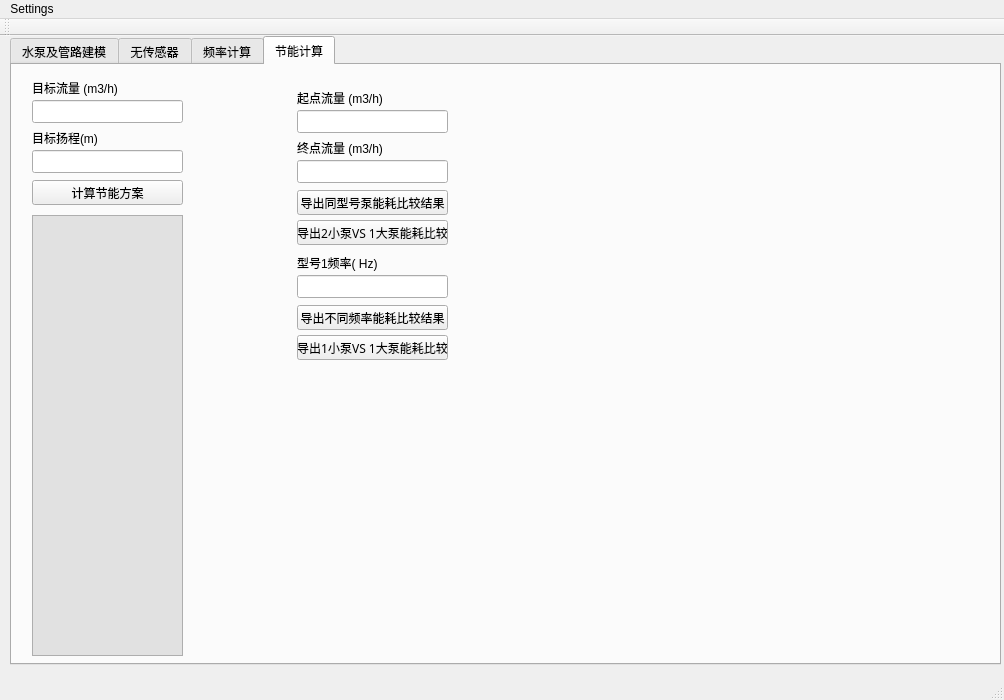
<?xml version="1.0" encoding="UTF-8"?>
<ui version="4.0">
 <class>MainWindow</class>
 <widget class="QMainWindow" name="MainWindow">
  <property name="geometry">
   <rect>
    <x>0</x>
    <y>0</y>
    <width>1004</width>
    <height>700</height>
   </rect>
  </property>
  <property name="windowTitle">
   <string>Pumping System Curver</string>
  </property>
  <widget class="QWidget" name="centralWidget">
   <widget class="QTabWidget" name="tabWidget">
    <property name="geometry">
     <rect>
      <x>10</x>
      <y>0</y>
      <width>991</width>
      <height>629</height>
     </rect>
    </property>
    <property name="sizePolicy">
     <sizepolicy hsizetype="Preferred" vsizetype="Preferred">
      <horstretch>0</horstretch>
      <verstretch>0</verstretch>
     </sizepolicy>
    </property>
    <property name="font">
     <font>
      <family>微软雅黑</family>
     </font>
    </property>
    <property name="currentIndex">
     <number>3</number>
    </property>
    <widget class="QWidget" name="tab">
     <attribute name="title">
      <string>水泵及管路建模</string>
     </attribute>
     <widget class="MyCustomPlot" name="customPlot" native="true">
      <property name="geometry">
       <rect>
        <x>190</x>
        <y>0</y>
        <width>791</width>
        <height>591</height>
       </rect>
      </property>
      <property name="styleSheet">
       <string notr="true">font: 9pt &quot;微软雅黑&quot;;</string>
      </property>
     </widget>
     <widget class="QComboBox" name="comboBox_pumpmodel_qty">
      <property name="geometry">
       <rect>
        <x>20</x>
        <y>35</y>
        <width>151</width>
        <height>23</height>
       </rect>
      </property>
      <property name="sizePolicy">
       <sizepolicy hsizetype="Preferred" vsizetype="Fixed">
        <horstretch>0</horstretch>
        <verstretch>0</verstretch>
       </sizepolicy>
      </property>
      <item>
       <property name="text">
        <string>1</string>
       </property>
      </item>
      <item>
       <property name="text">
        <string>2</string>
       </property>
      </item>
      <item>
       <property name="text">
        <string>3</string>
       </property>
      </item>
      <item>
       <property name="text">
        <string>4</string>
       </property>
      </item>
     </widget>
     <widget class="QLabel" name="label_1">
      <property name="geometry">
       <rect>
        <x>20</x>
        <y>14</y>
        <width>90</width>
        <height>16</height>
       </rect>
      </property>
      <property name="sizePolicy">
       <sizepolicy hsizetype="Preferred" vsizetype="Preferred">
        <horstretch>0</horstretch>
        <verstretch>0</verstretch>
       </sizepolicy>
      </property>
      <property name="font">
       <font>
        <family>Arial</family>
       </font>
      </property>
      <property name="text">
       <string>泵型号数</string>
      </property>
     </widget>
     <widget class="QComboBox" name="comboBox_model_number">
      <property name="geometry">
       <rect>
        <x>20</x>
        <y>85</y>
        <width>151</width>
        <height>23</height>
       </rect>
      </property>
      <property name="sizePolicy">
       <sizepolicy hsizetype="Preferred" vsizetype="Fixed">
        <horstretch>0</horstretch>
        <verstretch>0</verstretch>
       </sizepolicy>
      </property>
      <item>
       <property name="text">
        <string>1</string>
       </property>
      </item>
     </widget>
     <widget class="QLabel" name="label_2">
      <property name="geometry">
       <rect>
        <x>20</x>
        <y>64</y>
        <width>141</width>
        <height>16</height>
       </rect>
      </property>
      <property name="sizePolicy">
       <sizepolicy hsizetype="Preferred" vsizetype="Preferred">
        <horstretch>0</horstretch>
        <verstretch>0</verstretch>
       </sizepolicy>
      </property>
      <property name="font">
       <font>
        <family>Arial</family>
       </font>
      </property>
      <property name="text">
       <string>当前型号</string>
      </property>
     </widget>
     <widget class="QGroupBox" name="groupBox_1">
      <property name="geometry">
       <rect>
        <x>10</x>
        <y>170</y>
        <width>171</width>
        <height>166</height>
       </rect>
      </property>
      <property name="title">
       <string>水泵和电机模型</string>
      </property>
      <widget class="QPushButton" name="pushButton_import_pump_curve">
       <property name="geometry">
        <rect>
         <x>10</x>
         <y>20</y>
         <width>151</width>
         <height>25</height>
        </rect>
       </property>
       <property name="sizePolicy">
        <sizepolicy hsizetype="Preferred" vsizetype="Preferred">
         <horstretch>0</horstretch>
         <verstretch>0</verstretch>
        </sizepolicy>
       </property>
       <property name="font">
        <font>
         <family>Arial</family>
         <weight>50</weight>
         <bold>false</bold>
        </font>
       </property>
       <property name="text">
        <string>导入水泵和电机模型</string>
       </property>
      </widget>
      <widget class="QComboBox" name="comboBox_choose_pump_curve">
       <property name="geometry">
        <rect>
         <x>10</x>
         <y>70</y>
         <width>151</width>
         <height>23</height>
        </rect>
       </property>
       <property name="sizePolicy">
        <sizepolicy hsizetype="Preferred" vsizetype="Fixed">
         <horstretch>0</horstretch>
         <verstretch>0</verstretch>
        </sizepolicy>
       </property>
       <item>
        <property name="text">
         <string>Flow - Head</string>
        </property>
       </item>
       <item>
        <property name="text">
         <string>Flow - Power</string>
        </property>
       </item>
       <item>
        <property name="text">
         <string>Flow - Efficiency</string>
        </property>
       </item>
       <item>
        <property name="text">
         <string>Flow - NPSHR</string>
        </property>
       </item>
       <item>
        <property name="text">
         <string>Power - Efficiency</string>
        </property>
       </item>
      </widget>
      <widget class="QLabel" name="label_3">
       <property name="geometry">
        <rect>
         <x>10</x>
         <y>49</y>
         <width>112</width>
         <height>16</height>
        </rect>
       </property>
       <property name="sizePolicy">
        <sizepolicy hsizetype="Preferred" vsizetype="Preferred">
         <horstretch>0</horstretch>
         <verstretch>0</verstretch>
        </sizepolicy>
       </property>
       <property name="font">
        <font>
         <family>Arial</family>
        </font>
       </property>
       <property name="text">
        <string>选择要打印曲线</string>
       </property>
      </widget>
      <widget class="QPushButton" name="pushButton_plot_pump_curve">
       <property name="geometry">
        <rect>
         <x>10</x>
         <y>100</y>
         <width>151</width>
         <height>25</height>
        </rect>
       </property>
       <property name="sizePolicy">
        <sizepolicy hsizetype="Preferred" vsizetype="Preferred">
         <horstretch>0</horstretch>
         <verstretch>0</verstretch>
        </sizepolicy>
       </property>
       <property name="font">
        <font>
         <family>Arial</family>
         <weight>50</weight>
         <bold>false</bold>
        </font>
       </property>
       <property name="text">
        <string>打印水泵和电机独立曲线</string>
       </property>
      </widget>
      <widget class="QPushButton" name="pushButton_plot_assembly_curve">
       <property name="geometry">
        <rect>
         <x>10</x>
         <y>130</y>
         <width>151</width>
         <height>25</height>
        </rect>
       </property>
       <property name="sizePolicy">
        <sizepolicy hsizetype="Preferred" vsizetype="Preferred">
         <horstretch>0</horstretch>
         <verstretch>0</verstretch>
        </sizepolicy>
       </property>
       <property name="font">
        <font>
         <family>Arial</family>
         <weight>50</weight>
         <bold>false</bold>
        </font>
       </property>
       <property name="text">
        <string>打印水泵和电机合成曲线</string>
       </property>
      </widget>
     </widget>
     <widget class="QGroupBox" name="groupBox_3">
      <property name="geometry">
       <rect>
        <x>10</x>
        <y>340</y>
        <width>171</width>
        <height>86</height>
       </rect>
      </property>
      <property name="title">
       <string>管路系统模型 </string>
      </property>
      <widget class="QPushButton" name="pushButton_import_piping_curve">
       <property name="geometry">
        <rect>
         <x>10</x>
         <y>20</y>
         <width>151</width>
         <height>25</height>
        </rect>
       </property>
       <property name="sizePolicy">
        <sizepolicy hsizetype="Preferred" vsizetype="Preferred">
         <horstretch>0</horstretch>
         <verstretch>0</verstretch>
        </sizepolicy>
       </property>
       <property name="font">
        <font>
         <family>Arial</family>
         <weight>50</weight>
         <bold>false</bold>
        </font>
       </property>
       <property name="text">
        <string>导入管路系统曲线</string>
       </property>
      </widget>
      <widget class="QPushButton" name="pushButton_plot_piping_curve">
       <property name="geometry">
        <rect>
         <x>10</x>
         <y>50</y>
         <width>151</width>
         <height>25</height>
        </rect>
       </property>
       <property name="sizePolicy">
        <sizepolicy hsizetype="Preferred" vsizetype="Preferred">
         <horstretch>0</horstretch>
         <verstretch>0</verstretch>
        </sizepolicy>
       </property>
       <property name="font">
        <font>
         <family>Arial</family>
         <weight>50</weight>
         <bold>false</bold>
        </font>
       </property>
       <property name="text">
        <string>打印管路系统曲线</string>
       </property>
      </widget>
     </widget>
     <widget class="QComboBox" name="comboBox_pump_qty">
      <property name="geometry">
       <rect>
        <x>20</x>
        <y>135</y>
        <width>151</width>
        <height>23</height>
       </rect>
      </property>
      <property name="sizePolicy">
       <sizepolicy hsizetype="Preferred" vsizetype="Fixed">
        <horstretch>0</horstretch>
        <verstretch>0</verstretch>
       </sizepolicy>
      </property>
      <item>
       <property name="text">
        <string>0</string>
       </property>
      </item>
      <item>
       <property name="text">
        <string>1</string>
       </property>
      </item>
      <item>
       <property name="text">
        <string>2</string>
       </property>
      </item>
      <item>
       <property name="text">
        <string>3</string>
       </property>
      </item>
      <item>
       <property name="text">
        <string>4</string>
       </property>
      </item>
      <item>
       <property name="text">
        <string>5</string>
       </property>
      </item>
      <item>
       <property name="text">
        <string>6</string>
       </property>
      </item>
      <item>
       <property name="text">
        <string>7</string>
       </property>
      </item>
      <item>
       <property name="text">
        <string>8</string>
       </property>
      </item>
     </widget>
     <widget class="QLabel" name="label_11">
      <property name="geometry">
       <rect>
        <x>20</x>
        <y>114</y>
        <width>106</width>
        <height>16</height>
       </rect>
      </property>
      <property name="sizePolicy">
       <sizepolicy hsizetype="Preferred" vsizetype="Preferred">
        <horstretch>0</horstretch>
        <verstretch>0</verstretch>
       </sizepolicy>
      </property>
      <property name="font">
       <font>
        <family>Arial</family>
       </font>
      </property>
      <property name="text">
       <string>当前型号安装数量</string>
      </property>
     </widget>
     <widget class="QPushButton" name="pushButton_show_import_result">
      <property name="geometry">
       <rect>
        <x>20</x>
        <y>435</y>
        <width>151</width>
        <height>25</height>
       </rect>
      </property>
      <property name="sizePolicy">
       <sizepolicy hsizetype="Preferred" vsizetype="Preferred">
        <horstretch>0</horstretch>
        <verstretch>0</verstretch>
       </sizepolicy>
      </property>
      <property name="font">
       <font>
        <family>Arial</family>
        <weight>50</weight>
        <bold>false</bold>
       </font>
      </property>
      <property name="text">
       <string>显示建模结果</string>
      </property>
     </widget>
     <widget class="QPlainTextEdit" name="plainTextEdit_import_result">
      <property name="enabled">
       <bool>true</bool>
      </property>
      <property name="geometry">
       <rect>
        <x>20</x>
        <y>465</y>
        <width>151</width>
        <height>126</height>
       </rect>
      </property>
      <property name="autoFillBackground">
       <bool>false</bool>
      </property>
      <property name="styleSheet">
       <string notr="true">background-color: rgb(225, 225, 225);
color: rgb(0, 0, 0);
border-color: rgb(173, 173, 173);</string>
      </property>
      <property name="undoRedoEnabled">
       <bool>false</bool>
      </property>
      <property name="readOnly">
       <bool>true</bool>
      </property>
      <property name="plainText">
       <string/>
      </property>
     </widget>
    </widget>
    <widget class="QWidget" name="tab_2">
     <attribute name="title">
      <string>无传感器</string>
     </attribute>
     <widget class="MyCustomPlot" name="customPlot_2" native="true">
      <property name="geometry">
       <rect>
        <x>190</x>
        <y>0</y>
        <width>791</width>
        <height>591</height>
       </rect>
      </property>
     </widget>
     <widget class="QPushButton" name="pushButton_plot_sensorless_curve">
      <property name="geometry">
       <rect>
        <x>20</x>
        <y>170</y>
        <width>151</width>
        <height>25</height>
       </rect>
      </property>
      <property name="sizePolicy">
       <sizepolicy hsizetype="Preferred" vsizetype="Preferred">
        <horstretch>0</horstretch>
        <verstretch>0</verstretch>
       </sizepolicy>
      </property>
      <property name="font">
       <font>
        <family>Arial</family>
        <weight>50</weight>
        <bold>false</bold>
       </font>
      </property>
      <property name="text">
       <string>打印无传感器曲线</string>
      </property>
     </widget>
     <widget class="QLabel" name="label_4">
      <property name="geometry">
       <rect>
        <x>20</x>
        <y>15</y>
        <width>141</width>
        <height>16</height>
       </rect>
      </property>
      <property name="sizePolicy">
       <sizepolicy hsizetype="Preferred" vsizetype="Preferred">
        <horstretch>0</horstretch>
        <verstretch>0</verstretch>
       </sizepolicy>
      </property>
      <property name="font">
       <font>
        <family>Arial</family>
       </font>
      </property>
      <property name="text">
       <string>当前型号</string>
      </property>
     </widget>
     <widget class="QComboBox" name="comboBox_choose_sensorless_curve">
      <property name="geometry">
       <rect>
        <x>20</x>
        <y>140</y>
        <width>151</width>
        <height>23</height>
       </rect>
      </property>
      <property name="sizePolicy">
       <sizepolicy hsizetype="Preferred" vsizetype="Fixed">
        <horstretch>0</horstretch>
        <verstretch>0</verstretch>
       </sizepolicy>
      </property>
      <item>
       <property name="text">
        <string>Power - Flow</string>
       </property>
      </item>
      <item>
       <property name="text">
        <string>Power - Head</string>
       </property>
      </item>
     </widget>
     <widget class="QComboBox" name="comboBox_model_number_2">
      <property name="geometry">
       <rect>
        <x>20</x>
        <y>36</y>
        <width>151</width>
        <height>23</height>
       </rect>
      </property>
      <property name="sizePolicy">
       <sizepolicy hsizetype="Preferred" vsizetype="Fixed">
        <horstretch>0</horstretch>
        <verstretch>0</verstretch>
       </sizepolicy>
      </property>
      <item>
       <property name="text">
        <string>1</string>
       </property>
      </item>
     </widget>
     <widget class="QLabel" name="label_5">
      <property name="geometry">
       <rect>
        <x>20</x>
        <y>119</y>
        <width>112</width>
        <height>16</height>
       </rect>
      </property>
      <property name="sizePolicy">
       <sizepolicy hsizetype="Preferred" vsizetype="Preferred">
        <horstretch>0</horstretch>
        <verstretch>0</verstretch>
       </sizepolicy>
      </property>
      <property name="font">
       <font>
        <family>Arial</family>
       </font>
      </property>
      <property name="text">
       <string>选择要打印曲线</string>
      </property>
     </widget>
     <widget class="QLineEdit" name="lineEdit_Hz">
      <property name="geometry">
       <rect>
        <x>20</x>
        <y>90</y>
        <width>151</width>
        <height>23</height>
       </rect>
      </property>
      <property name="inputMask">
       <string/>
      </property>
      <property name="text">
       <string>50</string>
      </property>
      <property name="maxLength">
       <number>32767</number>
      </property>
      <property name="clearButtonEnabled">
       <bool>false</bool>
      </property>
     </widget>
     <widget class="QLabel" name="label_6">
      <property name="geometry">
       <rect>
        <x>20</x>
        <y>70</y>
        <width>112</width>
        <height>16</height>
       </rect>
      </property>
      <property name="sizePolicy">
       <sizepolicy hsizetype="Preferred" vsizetype="Preferred">
        <horstretch>0</horstretch>
        <verstretch>0</verstretch>
       </sizepolicy>
      </property>
      <property name="font">
       <font>
        <family>Arial</family>
       </font>
      </property>
      <property name="text">
       <string>频率 (Hz)</string>
      </property>
     </widget>
    </widget>
    <widget class="QWidget" name="tab_3">
     <attribute name="title">
      <string>频率计算</string>
     </attribute>
     <widget class="MyCustomPlot" name="customPlot_3" native="true">
      <property name="geometry">
       <rect>
        <x>190</x>
        <y>0</y>
        <width>791</width>
        <height>591</height>
       </rect>
      </property>
     </widget>
     <widget class="QLabel" name="label_7">
      <property name="geometry">
       <rect>
        <x>20</x>
        <y>15</y>
        <width>141</width>
        <height>16</height>
       </rect>
      </property>
      <property name="sizePolicy">
       <sizepolicy hsizetype="Preferred" vsizetype="Preferred">
        <horstretch>0</horstretch>
        <verstretch>0</verstretch>
       </sizepolicy>
      </property>
      <property name="font">
       <font>
        <family>Arial</family>
       </font>
      </property>
      <property name="text">
       <string>当前型号</string>
      </property>
     </widget>
     <widget class="QComboBox" name="comboBox_model_number_3">
      <property name="geometry">
       <rect>
        <x>20</x>
        <y>36</y>
        <width>151</width>
        <height>23</height>
       </rect>
      </property>
      <property name="sizePolicy">
       <sizepolicy hsizetype="Preferred" vsizetype="Fixed">
        <horstretch>0</horstretch>
        <verstretch>0</verstretch>
       </sizepolicy>
      </property>
      <item>
       <property name="text">
        <string>1</string>
       </property>
      </item>
     </widget>
     <widget class="QPushButton" name="pushButton_plot_vfd_curve">
      <property name="geometry">
       <rect>
        <x>20</x>
        <y>255</y>
        <width>151</width>
        <height>25</height>
       </rect>
      </property>
      <property name="sizePolicy">
       <sizepolicy hsizetype="Preferred" vsizetype="Preferred">
        <horstretch>0</horstretch>
        <verstretch>0</verstretch>
       </sizepolicy>
      </property>
      <property name="font">
       <font>
        <family>Arial</family>
        <weight>50</weight>
        <bold>false</bold>
       </font>
      </property>
      <property name="text">
       <string>打印该频率下的性能曲线</string>
      </property>
     </widget>
     <widget class="QLineEdit" name="lineEdit_flow">
      <property name="geometry">
       <rect>
        <x>20</x>
        <y>85</y>
        <width>151</width>
        <height>23</height>
       </rect>
      </property>
      <property name="inputMask">
       <string/>
      </property>
      <property name="text">
       <string/>
      </property>
      <property name="maxLength">
       <number>32767</number>
      </property>
      <property name="clearButtonEnabled">
       <bool>false</bool>
      </property>
     </widget>
     <widget class="QLabel" name="label_8">
      <property name="geometry">
       <rect>
        <x>20</x>
        <y>65</y>
        <width>112</width>
        <height>16</height>
       </rect>
      </property>
      <property name="sizePolicy">
       <sizepolicy hsizetype="Preferred" vsizetype="Preferred">
        <horstretch>0</horstretch>
        <verstretch>0</verstretch>
       </sizepolicy>
      </property>
      <property name="font">
       <font>
        <family>Arial</family>
       </font>
      </property>
      <property name="text">
       <string>目标流量 (m3/h)</string>
      </property>
     </widget>
     <widget class="QLineEdit" name="lineEdit_head">
      <property name="geometry">
       <rect>
        <x>20</x>
        <y>135</y>
        <width>151</width>
        <height>23</height>
       </rect>
      </property>
      <property name="inputMask">
       <string/>
      </property>
      <property name="text">
       <string/>
      </property>
      <property name="maxLength">
       <number>32767</number>
      </property>
      <property name="readOnly">
       <bool>false</bool>
      </property>
      <property name="clearButtonEnabled">
       <bool>false</bool>
      </property>
     </widget>
     <widget class="QLabel" name="label_9">
      <property name="geometry">
       <rect>
        <x>20</x>
        <y>115</y>
        <width>112</width>
        <height>16</height>
       </rect>
      </property>
      <property name="sizePolicy">
       <sizepolicy hsizetype="Preferred" vsizetype="Preferred">
        <horstretch>0</horstretch>
        <verstretch>0</verstretch>
       </sizepolicy>
      </property>
      <property name="font">
       <font>
        <family>Arial</family>
       </font>
      </property>
      <property name="text">
       <string>目标扬程(m)</string>
      </property>
     </widget>
     <widget class="QLineEdit" name="lineEdit_Hz_calculated">
      <property name="enabled">
       <bool>true</bool>
      </property>
      <property name="geometry">
       <rect>
        <x>20</x>
        <y>220</y>
        <width>151</width>
        <height>23</height>
       </rect>
      </property>
      <property name="styleSheet">
       <string notr="true">background-color: rgb(225, 225, 225);
color: rgb(0, 0, 0);
border-color: rgb(173, 173, 173);</string>
      </property>
      <property name="inputMask">
       <string/>
      </property>
      <property name="text">
       <string/>
      </property>
      <property name="maxLength">
       <number>32767</number>
      </property>
      <property name="readOnly">
       <bool>true</bool>
      </property>
      <property name="clearButtonEnabled">
       <bool>false</bool>
      </property>
     </widget>
     <widget class="QLabel" name="label_10">
      <property name="geometry">
       <rect>
        <x>20</x>
        <y>200</y>
        <width>112</width>
        <height>16</height>
       </rect>
      </property>
      <property name="sizePolicy">
       <sizepolicy hsizetype="Preferred" vsizetype="Preferred">
        <horstretch>0</horstretch>
        <verstretch>0</verstretch>
       </sizepolicy>
      </property>
      <property name="font">
       <font>
        <family>Arial</family>
       </font>
      </property>
      <property name="text">
       <string>频率 (Hz)</string>
      </property>
     </widget>
     <widget class="QPushButton" name="pushButton_Hz_calculation">
      <property name="geometry">
       <rect>
        <x>20</x>
        <y>170</y>
        <width>151</width>
        <height>25</height>
       </rect>
      </property>
      <property name="sizePolicy">
       <sizepolicy hsizetype="Preferred" vsizetype="Preferred">
        <horstretch>0</horstretch>
        <verstretch>0</verstretch>
       </sizepolicy>
      </property>
      <property name="font">
       <font>
        <family>Arial</family>
        <weight>50</weight>
        <bold>false</bold>
       </font>
      </property>
      <property name="text">
       <string>计算目标频率</string>
      </property>
     </widget>
    </widget>
    <widget class="QWidget" name="tab_4">
     <attribute name="title">
      <string>节能计算</string>
     </attribute>
     <widget class="QLabel" name="label_12">
      <property name="geometry">
       <rect>
        <x>20</x>
        <y>15</y>
        <width>112</width>
        <height>16</height>
       </rect>
      </property>
      <property name="sizePolicy">
       <sizepolicy hsizetype="Preferred" vsizetype="Preferred">
        <horstretch>0</horstretch>
        <verstretch>0</verstretch>
       </sizepolicy>
      </property>
      <property name="font">
       <font>
        <family>Arial</family>
       </font>
      </property>
      <property name="text">
       <string>目标流量 (m3/h)</string>
      </property>
     </widget>
     <widget class="QLabel" name="label_13">
      <property name="geometry">
       <rect>
        <x>20</x>
        <y>65</y>
        <width>112</width>
        <height>16</height>
       </rect>
      </property>
      <property name="sizePolicy">
       <sizepolicy hsizetype="Preferred" vsizetype="Preferred">
        <horstretch>0</horstretch>
        <verstretch>0</verstretch>
       </sizepolicy>
      </property>
      <property name="font">
       <font>
        <family>Arial</family>
       </font>
      </property>
      <property name="text">
       <string>目标扬程(m)</string>
      </property>
     </widget>
     <widget class="QLineEdit" name="lineEdit_target_head">
      <property name="enabled">
       <bool>true</bool>
      </property>
      <property name="geometry">
       <rect>
        <x>20</x>
        <y>85</y>
        <width>151</width>
        <height>23</height>
       </rect>
      </property>
      <property name="autoFillBackground">
       <bool>false</bool>
      </property>
      <property name="styleSheet">
       <string notr="true"/>
      </property>
      <property name="inputMask">
       <string/>
      </property>
      <property name="text">
       <string/>
      </property>
      <property name="maxLength">
       <number>32767</number>
      </property>
      <property name="readOnly">
       <bool>false</bool>
      </property>
      <property name="clearButtonEnabled">
       <bool>false</bool>
      </property>
     </widget>
     <widget class="QLineEdit" name="lineEdit_target_flow">
      <property name="geometry">
       <rect>
        <x>20</x>
        <y>35</y>
        <width>151</width>
        <height>23</height>
       </rect>
      </property>
      <property name="inputMask">
       <string/>
      </property>
      <property name="text">
       <string/>
      </property>
      <property name="maxLength">
       <number>32767</number>
      </property>
      <property name="clearButtonEnabled">
       <bool>false</bool>
      </property>
     </widget>
     <widget class="QPushButton" name="pushButton_energy_saving_calculation">
      <property name="geometry">
       <rect>
        <x>20</x>
        <y>115</y>
        <width>151</width>
        <height>25</height>
       </rect>
      </property>
      <property name="sizePolicy">
       <sizepolicy hsizetype="Preferred" vsizetype="Preferred">
        <horstretch>0</horstretch>
        <verstretch>0</verstretch>
       </sizepolicy>
      </property>
      <property name="font">
       <font>
        <family>Arial</family>
        <weight>50</weight>
        <bold>false</bold>
       </font>
      </property>
      <property name="text">
       <string>计算节能方案</string>
      </property>
     </widget>
     <widget class="QPlainTextEdit" name="plainTextEdit_energy_saving_result">
      <property name="enabled">
       <bool>true</bool>
      </property>
      <property name="geometry">
       <rect>
        <x>20</x>
        <y>150</y>
        <width>151</width>
        <height>441</height>
       </rect>
      </property>
      <property name="font">
       <font>
        <family>微软雅黑</family>
        <pointsize>8</pointsize>
       </font>
      </property>
      <property name="styleSheet">
       <string notr="true">background-color: rgb(225, 225, 225);
color: rgb(0, 0, 0);
border-color: rgb(173, 173, 173);</string>
      </property>
      <property name="readOnly">
       <bool>true</bool>
      </property>
      <property name="backgroundVisible">
       <bool>false</bool>
      </property>
     </widget>
     <widget class="QPushButton" name="pushButton_SameModelCompare">
      <property name="geometry">
       <rect>
        <x>285</x>
        <y>125</y>
        <width>151</width>
        <height>25</height>
       </rect>
      </property>
      <property name="text">
       <string>导出同型号泵能耗比较结果</string>
      </property>
     </widget>
     <widget class="QLineEdit" name="lineEdit_flow_end">
      <property name="enabled">
       <bool>true</bool>
      </property>
      <property name="geometry">
       <rect>
        <x>285</x>
        <y>95</y>
        <width>151</width>
        <height>23</height>
       </rect>
      </property>
      <property name="autoFillBackground">
       <bool>false</bool>
      </property>
      <property name="styleSheet">
       <string notr="true"/>
      </property>
      <property name="inputMask">
       <string/>
      </property>
      <property name="text">
       <string/>
      </property>
      <property name="maxLength">
       <number>32767</number>
      </property>
      <property name="readOnly">
       <bool>false</bool>
      </property>
      <property name="clearButtonEnabled">
       <bool>false</bool>
      </property>
     </widget>
     <widget class="QLabel" name="label_14">
      <property name="geometry">
       <rect>
        <x>285</x>
        <y>75</y>
        <width>112</width>
        <height>16</height>
       </rect>
      </property>
      <property name="sizePolicy">
       <sizepolicy hsizetype="Preferred" vsizetype="Preferred">
        <horstretch>0</horstretch>
        <verstretch>0</verstretch>
       </sizepolicy>
      </property>
      <property name="font">
       <font>
        <family>Arial</family>
       </font>
      </property>
      <property name="text">
       <string>终点流量 (m3/h)</string>
      </property>
     </widget>
     <widget class="QLabel" name="label_15">
      <property name="geometry">
       <rect>
        <x>285</x>
        <y>25</y>
        <width>112</width>
        <height>16</height>
       </rect>
      </property>
      <property name="sizePolicy">
       <sizepolicy hsizetype="Preferred" vsizetype="Preferred">
        <horstretch>0</horstretch>
        <verstretch>0</verstretch>
       </sizepolicy>
      </property>
      <property name="font">
       <font>
        <family>Arial</family>
       </font>
      </property>
      <property name="text">
       <string>起点流量 (m3/h)</string>
      </property>
     </widget>
     <widget class="QLineEdit" name="lineEdit_flow_begin">
      <property name="geometry">
       <rect>
        <x>285</x>
        <y>45</y>
        <width>151</width>
        <height>23</height>
       </rect>
      </property>
      <property name="inputMask">
       <string/>
      </property>
      <property name="text">
       <string/>
      </property>
      <property name="maxLength">
       <number>32767</number>
      </property>
      <property name="clearButtonEnabled">
       <bool>false</bool>
      </property>
     </widget>
     <widget class="QPushButton" name="pushButton_DiffModelCompare">
      <property name="geometry">
       <rect>
        <x>285</x>
        <y>155</y>
        <width>151</width>
        <height>25</height>
       </rect>
      </property>
      <property name="text">
       <string>导出2小泵VS 1大泵能耗比较</string>
      </property>
     </widget>
     <widget class="QPushButton" name="pushButton_DiffFreqCompare">
      <property name="geometry">
       <rect>
        <x>285</x>
        <y>240</y>
        <width>151</width>
        <height>25</height>
       </rect>
      </property>
      <property name="text">
       <string>导出不同频率能耗比较结果</string>
      </property>
     </widget>
     <widget class="QPushButton" name="pushButton_DiffModelCompare_2">
      <property name="geometry">
       <rect>
        <x>285</x>
        <y>270</y>
        <width>151</width>
        <height>25</height>
       </rect>
      </property>
      <property name="text">
       <string>导出1小泵VS 1大泵能耗比较</string>
      </property>
     </widget>
     <widget class="QLineEdit" name="lineEdit_model_1_freq">
      <property name="enabled">
       <bool>true</bool>
      </property>
      <property name="geometry">
       <rect>
        <x>285</x>
        <y>210</y>
        <width>151</width>
        <height>23</height>
       </rect>
      </property>
      <property name="autoFillBackground">
       <bool>false</bool>
      </property>
      <property name="styleSheet">
       <string notr="true"/>
      </property>
      <property name="inputMask">
       <string/>
      </property>
      <property name="text">
       <string/>
      </property>
      <property name="maxLength">
       <number>32767</number>
      </property>
      <property name="readOnly">
       <bool>false</bool>
      </property>
      <property name="clearButtonEnabled">
       <bool>false</bool>
      </property>
     </widget>
     <widget class="QLabel" name="label_16">
      <property name="geometry">
       <rect>
        <x>285</x>
        <y>190</y>
        <width>112</width>
        <height>16</height>
       </rect>
      </property>
      <property name="sizePolicy">
       <sizepolicy hsizetype="Preferred" vsizetype="Preferred">
        <horstretch>0</horstretch>
        <verstretch>0</verstretch>
       </sizepolicy>
      </property>
      <property name="font">
       <font>
        <family>Arial</family>
       </font>
      </property>
      <property name="text">
       <string>型号1频率( Hz)</string>
      </property>
     </widget>
    </widget>
   </widget>
  </widget>
  <widget class="QMenuBar" name="menuBar">
   <property name="geometry">
    <rect>
     <x>0</x>
     <y>0</y>
     <width>1004</width>
     <height>21</height>
    </rect>
   </property>
   <widget class="QMenu" name="menuSet_DB">
    <property name="title">
     <string>Settings</string>
    </property>
   </widget>
   <addaction name="menuSet_DB"/>
  </widget>
  <widget class="QToolBar" name="mainToolBar">
   <attribute name="toolBarArea">
    <enum>TopToolBarArea</enum>
   </attribute>
   <attribute name="toolBarBreak">
    <bool>false</bool>
   </attribute>
  </widget>
  <widget class="QStatusBar" name="statusBar"/>
  <action name="actionSet_database">
   <property name="text">
    <string>Set database</string>
   </property>
  </action>
  <action name="actionSaveAs">
   <property name="text">
    <string>Save config as...</string>
   </property>
  </action>
  <action name="actionLoad">
   <property name="text">
    <string>Load config...</string>
   </property>
  </action>
  <action name="actionGenerate_report">
   <property name="text">
    <string>Generate report</string>
   </property>
  </action>
  <action name="actionGenerate_report_2">
   <property name="enabled">
    <bool>true</bool>
   </property>
   <property name="text">
    <string>Generate report 2</string>
   </property>
  </action>
  <action name="actionReport_Option">
   <property name="text">
    <string>Report Option</string>
   </property>
  </action>
 </widget>
 <layoutdefault spacing="6" margin="11"/>
 <customwidgets>
  <customwidget>
   <class>MyCustomPlot</class>
   <extends>QWidget</extends>
   <header>mycustomplot.h</header>
   <container>1</container>
  </customwidget>
 </customwidgets>
 <resources/>
 <connections/>
</ui>
